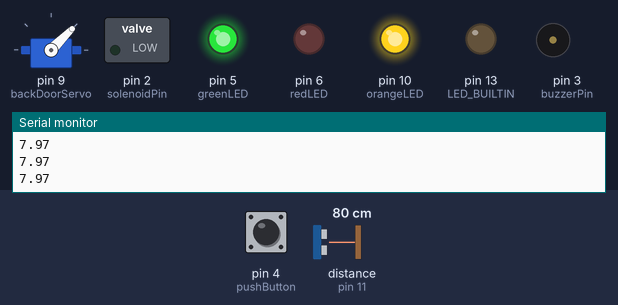
A sketch run on a simulated Arduino Uno, built with avr-gcc and run on an emulated ATmega328P. Parts: servo, switched loads named in the sketch (green lamp = pin HIGH), output pins drawn as LEDs (lit = HIGH), buzzer (waves = sounding), the last lines printed to the serial monitor. Wiring (inferred from the names in the program): ultrasonic range finder: trigger pin 12; echo pin 11. The inputs (shaded band) are chosen by the test bench; at power-on: distance to the obstacle (sensor on pin 11) 80 cm, pin 4 (pushButton) HIGH. The echo pulse lasts 58.3 µs per cm; pins used as bus, display or sensor lines are not drawn.

Above: at 1.2 s.
1.3 s: distance to the obstacle (sensor on pin 11) set to 2 cm
At 1.9 s:
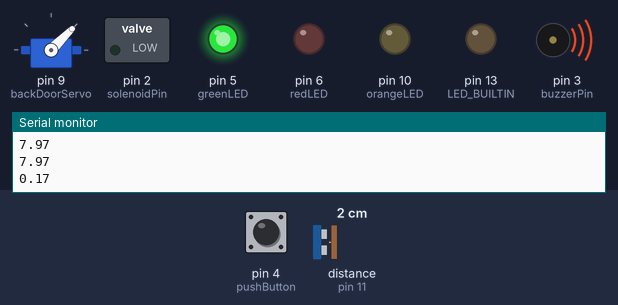
2.8 s: distance to the obstacle (sensor on pin 11) set to 5 cm
5.8 s: distance to the obstacle (sensor on pin 11) set to 8 cm
At 8.0 s:
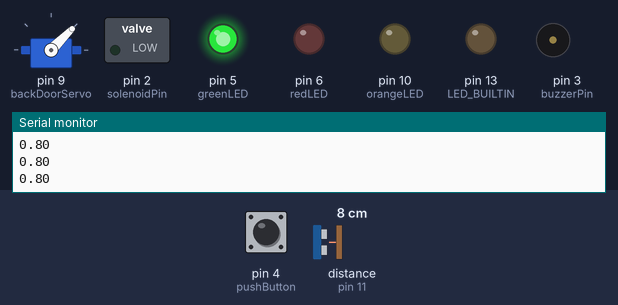
8.8 s: distance to the obstacle (sensor on pin 11) set to 4 cm
At 9.7 s:
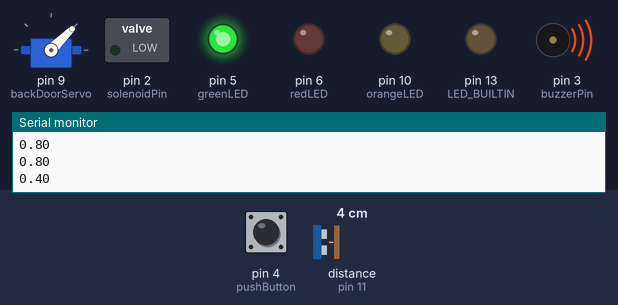
Timing chart, 0 to 11.3 s (numbered marks = the images above; inputs shaded):
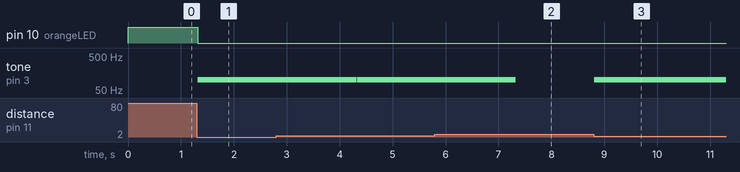

Measured:
- the behaviour switches between 6 and 7 cm on distance to the obstacle (sensor on pin 11) (found by bisection; images 1 and 2)
- after the input at 1.3 s, pin 10 (orangeLED): HIGH → LOW at once; tone on pin 3 (buzzerPin): silent → 100 Hz at once
- after the input at 5.8 s, tone on pin 3 (buzzerPin): goes on until 7.3 s, then stays silent
- after the input at 8.8 s, tone on pin 3 (buzzerPin): silent → 100 Hz at once

The sketch:

MCU2_extra_assignment.ino
```cpp
#define baud 9600
#include <Servo.h>
#include <SoftwareSerial.h>
const int rx=7, tx=8;
SoftwareSerial mySerial(rx, tx);

Servo backDoorServo;
const int redLED = 6;
const int greenLED = 5;
const int pushButton = 4;
const int solenoidPin = 2;
const int trigPin = 12;
const int echoPin = 11;
const int orangeLED = 10;
const int buzzerPin = 3;
const int buzzerFreq = 100;

bool backDoorOpen = false;
bool lockedMode = false;
bool allowOpen = true;

unsigned long prev_time;
unsigned long current_time;

void setup() {
  backDoorServo.attach(9); // Attach the servo to pin 9 (PWM)
  pinMode(redLED, OUTPUT);
  pinMode(greenLED, OUTPUT);
  pinMode(orangeLED, OUTPUT);
  pinMode(pushButton, INPUT);
  pinMode(solenoidPin, OUTPUT);
  pinMode(LED_BUILTIN, OUTPUT);
  pinMode(trigPin, OUTPUT);
  pinMode(echoPin, INPUT);
  pinMode(buzzerPin, OUTPUT);

  closeBackDoor();
  activateNormalMode();

  mySerial.begin(baud);
  Serial.begin(baud);

  prev_time = millis();
  current_time = millis();

  digitalWrite(orangeLED, HIGH);
}
void loop() {
  current_time = millis();
  if (mySerial.available() && current_time - prev_time > 100) {
    int data = mySerial.read();
    if (data==2) activateLockedMode();
    else if (data==1) activateNormalMode();
    prev_time = current_time;
  }
  float distance = getDistance();
  Serial.println(distance);
  delay(10);

  if (distance > 1.2) digitalWrite(orangeLED, HIGH);
  else {
    digitalWrite(orangeLED, LOW);
    if (distance < 0.6) {
      allowOpen = false;
      tone(buzzerPin, buzzerFreq);
      delay(3000);
      noTone(buzzerPin);
    }
    else allowOpen =true;
  }


}

float getDistance() {
  digitalWrite(trigPin, LOW);
  delayMicroseconds(2);
  digitalWrite(trigPin, HIGH);
  delayMicroseconds(10);
  digitalWrite(trigPin, LOW);

  long duration = pulseIn(echoPin, HIGH);
  float m = (duration/2) * 0.00343;     // Divide by 29.1 or multiply by 0.0343
  return m;
}

void activateNormalMode() {
  digitalWrite(greenLED, HIGH);
  digitalWrite(redLED, LOW);

  if (digitalRead(pushButton)==LOW && allowOpen == true) {
    digitalWrite(solenoidPin, HIGH);
    delay(1000);
    openBackDoor();
    delay(5000);
    closeBackDoor();
    delay(1000);
    digitalWrite(solenoidPin, LOW);
  }
}

void activateLockedMode() {
  digitalWrite(greenLED, LOW);
  digitalWrite(redLED, HIGH);
  closeBackDoor();
}

void openBackDoor() {
  backDoorServo.write(135);
  backDoorOpen = true;
}

void closeBackDoor() {
  backDoorServo.write(45);
  backDoorOpen = false;
}
```
